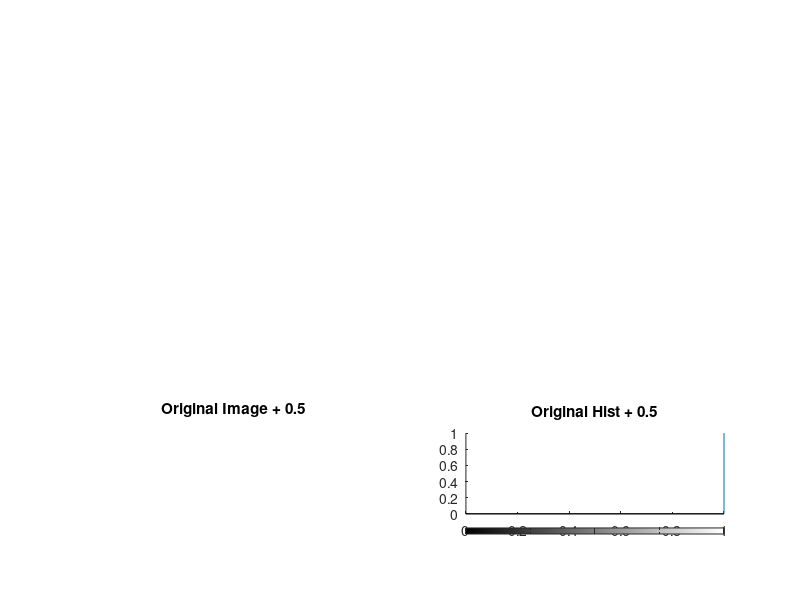

Recreate this plot in MATLAB.
const = 0.5; 
I3 = I +const; 
bad_values = find(I3 > 1); 
I3(bad_values) = 1; 
subplot(3,2,5), imshow(I3), title('Original Image + 0.5') 
subplot(3,2,6), imhist(I3), axis tight, ... 
    title('Original Hist + 0.5')
